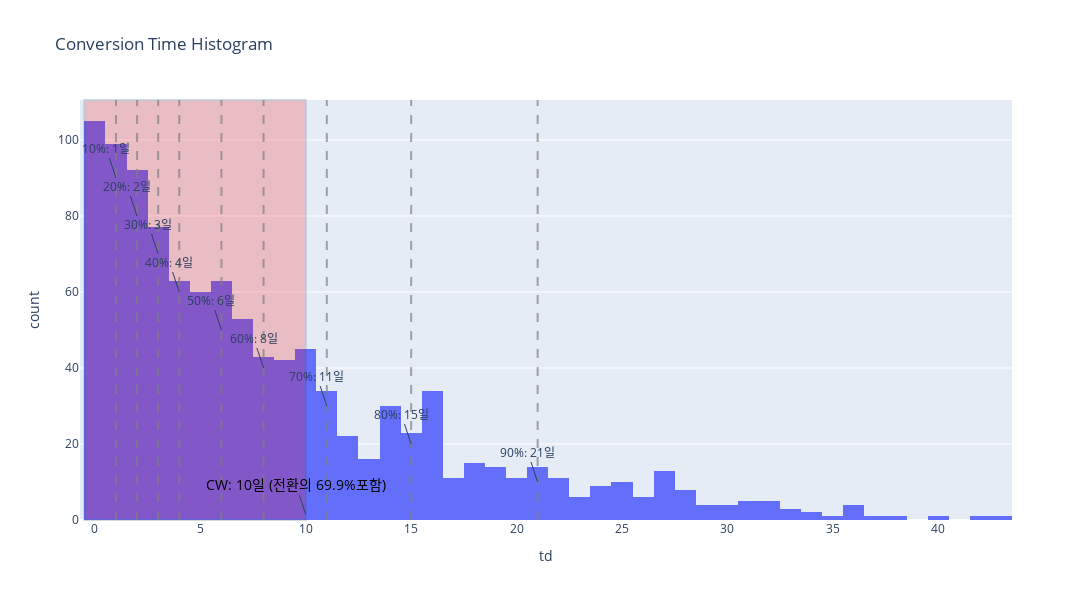

Notebook source saved alongside this figure:
### Markdown cell above
### 전환 시간 분포 시각화

### Code cell
# Conversion Window = 10일 설정
thread = 10

# 히스토그램 생성
fig = px.histogram(
    df
    , x = 'td'
    , title = 'Conversion Time Histogram'
    , height = 600
    , width = 1200
)

# 10일 이내 전환 하이라이트 및 주석 추가
fig.add_vrect(x0=-.5
              , x1=thread
              , fillcolor = 'red'
              , opacity = .2
              )

a = df[~df['pay_at'].isna()].shape[0]   # 구매 전환 수
b = df[df['td'] <= thread].shape[0]     # 10일 이내 구매 전환 수
ratio = b / a   # 전체 구매 전환 중 10일 이내 전환의 비율 계산

fig.add_annotation(x=thread
                   , text=f'CW: {thread}일 (전환의 {ratio*100:.1f}%포함)'
                   , font=dict(
                       color='black'
                       , size=14
                   )
                   )

# 전환 시간 분포의 10% 부터 90% 지점 표시
for perc in list(range(10, 100, 10)):
    lis = df[~df['td'].isna()]['td']
    dates = np.percentile(lis, perc)
    
    fig.add_vline(x=dates, line_color='gray', opacity=.7, line_dash='dash')
    fig.add_annotation(x=dates, y=100-perc, text=f'{perc}%: {dates:.0f}일')

fig.show()

### Figure 1 — Plotly figure (JSON) as saved in the notebook; plotly's stock layout.template omitted (floating-point values rounded to 4 significant figures; data arrays with more than 128 entries replaced by an {"elided": "..."} marker saying what was removed)
{"data": [{"alignmentgroup": "True", "bingroup": "x", "hovertemplate": "td=%{x}<br>count=%{y}<extra></extra>", "legendgroup": "", "marker": {"color": "#636efa", "pattern": {"shape": ""}}, "name": "", "offsetgroup": "", "orientation": "v", "showlegend": false, "type": "histogram", "x": {"elided": "2170 int values"}, "xaxis": "x", "yaxis": "y"}], "layout": {"annotations": [{"font": {"color": "black", "size": 14}, "text": "CW: 10일 (전환의 69.9%포함)", "x": 10}, {"text": "10%: 1일", "x": 1, "y": 90}, {"text": "20%: 2일", "x": 2, "y": 80}, {"text": "30%: 3일", "x": 3, "y": 70}, {"text": "40%: 4일", "x": 4, "y": 60}, {"text": "50%: 6일", "x": 6, "y": 50}, {"text": "60%: 8일", "x": 8, "y": 40}, {"text": "70%: 11일", "x": 11, "y": 30}, {"text": "80%: 15일", "x": 15, "y": 20}, {"text": "90%: 21일", "x": 21, "y": 10}], "barmode": "relative", "height": 600, "legend": {"tracegroupgap": 0}, "shapes": [{"fillcolor": "red", "opacity": 0.2, "type": "rect", "x0": -0.5, "x1": 10, "xref": "x", "y0": 0, "y1": 1, "yref": "y domain"}, {"line": {"color": "gray", "dash": "dash"}, "opacity": 0.7, "type": "line", "x0": 1, "x1": 1, "xref": "x", "y0": 0, "y1": 1, "yref": "y domain"}, {"line": {"color": "gray", "dash": "dash"}, "opacity": 0.7, "type": "line", "x0": 2, "x1": 2, "xref": "x", "y0": 0, "y1": 1, "yref": "y domain"}, {"line": {"color": "gray", "dash": "dash"}, "opacity": 0.7, "type": "line", "x0": 3, "x1": 3, "xref": "x", "y0": 0, "y1": 1, "yref": "y domain"}, {"line": {"color": "gray", "dash": "dash"}, "opacity": 0.7, "type": "line", "x0": 4, "x1": 4, "xref": "x", "y0": 0, "y1": 1, "yref": "y domain"}, {"line": {"color": "gray", "dash": "dash"}, "opacity": 0.7, "type": "line", "x0": 6, "x1": 6, "xref": "x", "y0": 0, "y1": 1, "yref": "y domain"}, {"line": {"color": "gray", "dash": "dash"}, "opacity": 0.7, "type": "line", "x0": 8, "x1": 8, "xref": "x", "y0": 0, "y1": 1, "yref": "y domain"}, {"line": {"color": "gray", "dash": "dash"}, "opacity": 0.7, "type": "line", "x0": 11, "x1": 11, "xref": "x", "y0": 0, "y1": 1, "yref": "y domain"}, {"line": {"color": "gray", "dash": "dash"}, "opacity": 0.7, "type": "line", "x0": 15, "x1": 15, "xref": "x", "y0": 0, "y1": 1, "yref": "y domain"}, {"line": {"color": "gray", "dash": "dash"}, "opacity": 0.7, "type": "line", "x0": 21, "x1": 21, "xref": "x", "y0": 0, "y1": 1, "yref": "y domain"}], "title": {"text": "Conversion Time Histogram"}, "width": 1200, "xaxis": {"anchor": "y", "domain": [0, 1], "title": {"text": "td"}}, "yaxis": {"anchor": "x", "domain": [0, 1], "title": {"text": "count"}}}}
